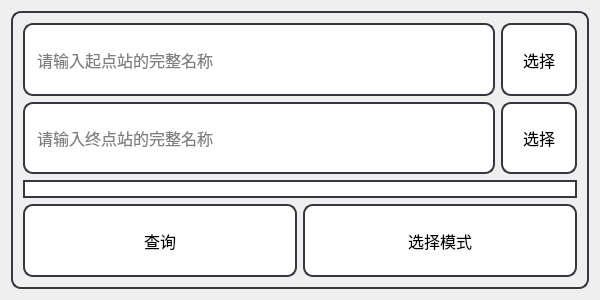
<?xml version="1.0" encoding="UTF-8"?>
<ui version="4.0">
 <class>search_dialog</class>
 <widget class="QDialog" name="search_dialog">
  <property name="windowModality">
   <enum>Qt::NonModal</enum>
  </property>
  <property name="enabled">
   <bool>true</bool>
  </property>
  <property name="geometry">
   <rect>
    <x>0</x>
    <y>0</y>
    <width>600</width>
    <height>300</height>
   </rect>
  </property>
  <property name="sizePolicy">
   <sizepolicy hsizetype="Fixed" vsizetype="Fixed">
    <horstretch>0</horstretch>
    <verstretch>6</verstretch>
   </sizepolicy>
  </property>
  <property name="font">
   <font>
    <family>黑体</family>
    <pointsize>12</pointsize>
   </font>
  </property>
  <property name="windowTitle">
   <string>鹅山通</string>
  </property>
  <property name="windowIcon">
   <iconset>
    <normaloff>icon.svg</normaloff>icon.svg</iconset>
  </property>
  <property name="layoutDirection">
   <enum>Qt::LeftToRight</enum>
  </property>
  <property name="sizeGripEnabled">
   <bool>false</bool>
  </property>
  <layout class="QVBoxLayout" name="verticalLayout" stretch="0">
   <property name="spacing">
    <number>6</number>
   </property>
   <property name="sizeConstraint">
    <enum>QLayout::SetDefaultConstraint</enum>
   </property>
   <item>
    <widget class="QGroupBox" name="verticalGroupBox">
     <property name="styleSheet">
      <string notr="true">QGroupBox {
	color: black;
	border: 2px solid #33373E; /* 边框宽度和颜色 */
	border-radius: 10px; /* 边框圆度 */;
}</string>
     </property>
     <layout class="QVBoxLayout" name="verticalLayout_2" stretch="1,1,2,1">
      <property name="leftMargin">
       <number>10</number>
      </property>
      <property name="topMargin">
       <number>10</number>
      </property>
      <property name="rightMargin">
       <number>10</number>
      </property>
      <property name="bottomMargin">
       <number>10</number>
      </property>
      <item>
       <layout class="QHBoxLayout" name="horizontalLayout_3" stretch="618,100">
        <item>
         <widget class="QLineEdit" name="startText">
          <property name="sizePolicy">
           <sizepolicy hsizetype="Minimum" vsizetype="Preferred">
            <horstretch>0</horstretch>
            <verstretch>0</verstretch>
           </sizepolicy>
          </property>
          <property name="font">
           <font>
            <family>黑体</family>
            <pointsize>12</pointsize>
           </font>
          </property>
          <property name="tabletTracking">
           <bool>true</bool>
          </property>
          <property name="styleSheet">
           <string notr="true">QLineEdit {
    border: 2px solid #33373E;      
    border-radius: 10px;            
    padding-left: 10px;             
    padding-right: 10px;            
    color: #000000;                 
    background-color: #FFFFFF;      
}
</string>
          </property>
          <property name="text">
           <string/>
          </property>
          <property name="readOnly">
           <bool>true</bool>
          </property>
          <property name="placeholderText">
           <string>请输入起点站的完整名称</string>
          </property>
          <property name="cursorMoveStyle">
           <enum>Qt::LogicalMoveStyle</enum>
          </property>
         </widget>
        </item>
        <item>
         <widget class="QPushButton" name="searchStart">
          <property name="sizePolicy">
           <sizepolicy hsizetype="Expanding" vsizetype="Expanding">
            <horstretch>0</horstretch>
            <verstretch>0</verstretch>
           </sizepolicy>
          </property>
          <property name="sizeIncrement">
           <size>
            <width>0</width>
            <height>0</height>
           </size>
          </property>
          <property name="baseSize">
           <size>
            <width>0</width>
            <height>0</height>
           </size>
          </property>
          <property name="font">
           <font>
            <family>黑体</family>
            <pointsize>12</pointsize>
           </font>
          </property>
          <property name="styleSheet">
           <string notr="true">QPushButton {
	border-radius: 10px;
	border: 2px solid #33373E;
    background-color: #FFFFFF;      
}
QPushButton:hover {
    background-color: rgb(209, 209, 209); 
}
QPushButton:pressed {
    background-color: rgb(190, 190, 190); 
}</string>
          </property>
          <property name="text">
           <string>选择</string>
          </property>
         </widget>
        </item>
       </layout>
      </item>
      <item>
       <layout class="QHBoxLayout" name="horizontalLayout_2" stretch="618,100">
        <item>
         <widget class="QLineEdit" name="endText">
          <property name="sizePolicy">
           <sizepolicy hsizetype="Minimum" vsizetype="MinimumExpanding">
            <horstretch>0</horstretch>
            <verstretch>0</verstretch>
           </sizepolicy>
          </property>
          <property name="font">
           <font>
            <family>黑体</family>
            <pointsize>12</pointsize>
           </font>
          </property>
          <property name="tabletTracking">
           <bool>true</bool>
          </property>
          <property name="styleSheet">
           <string notr="true">QLineEdit {
    border: 2px solid #33373E;      
    border-radius: 10px;            
    padding-left: 10px;             
    padding-right: 10px;            
    color: #000000;                 
    background-color: #FFFFFF;      
}</string>
          </property>
          <property name="text">
           <string/>
          </property>
          <property name="readOnly">
           <bool>true</bool>
          </property>
          <property name="placeholderText">
           <string>请输入终点站的完整名称</string>
          </property>
         </widget>
        </item>
        <item>
         <widget class="QPushButton" name="searchEnd">
          <property name="sizePolicy">
           <sizepolicy hsizetype="Minimum" vsizetype="Expanding">
            <horstretch>0</horstretch>
            <verstretch>0</verstretch>
           </sizepolicy>
          </property>
          <property name="font">
           <font>
            <family>黑体</family>
            <pointsize>12</pointsize>
           </font>
          </property>
          <property name="styleSheet">
           <string notr="true">QPushButton {
	border-radius: 10px;
	border: 2px solid #33373E;
    background-color: #FFFFFF;      
}
QPushButton:hover {
    background-color: rgb(209, 209, 209); 
}
QPushButton:pressed {
    background-color: rgb(190, 190, 190); 
}</string>
          </property>
          <property name="text">
           <string>选择</string>
          </property>
         </widget>
        </item>
       </layout>
      </item>
      <item>
       <widget class="QPushButton" name="mapOpen">
        <property name="sizePolicy">
         <sizepolicy hsizetype="Expanding" vsizetype="Fixed">
          <horstretch>0</horstretch>
          <verstretch>0</verstretch>
         </sizepolicy>
        </property>
        <property name="styleSheet">
         <string notr="true">QPushButton {
	border-radius: 10px;
	border: 2px solid #33373E;
    background-color: white;
}
QPushButton:hover {
    background-color: rgb(209, 209, 209); 
}
QPushButton:pressed {
    background-color: rgb(190, 190, 190); 
}</string>
        </property>
        <property name="text">
         <string/>
        </property>
        <property name="icon">
         <iconset>
          <normaloff>map_button.png</normaloff>map_button.png</iconset>
        </property>
        <property name="iconSize">
         <size>
          <width>500</width>
          <height>115</height>
         </size>
        </property>
        <property name="checkable">
         <bool>false</bool>
        </property>
       </widget>
      </item>
      <item>
       <layout class="QHBoxLayout" name="horizontalLayout_4" stretch="1,1">
        <property name="bottomMargin">
         <number>0</number>
        </property>
        <item>
         <widget class="QPushButton" name="search">
          <property name="sizePolicy">
           <sizepolicy hsizetype="Expanding" vsizetype="Expanding">
            <horstretch>0</horstretch>
            <verstretch>0</verstretch>
           </sizepolicy>
          </property>
          <property name="minimumSize">
           <size>
            <width>0</width>
            <height>30</height>
           </size>
          </property>
          <property name="font">
           <font>
            <family>黑体</family>
            <pointsize>12</pointsize>
           </font>
          </property>
          <property name="styleSheet">
           <string notr="true">QPushButton {
	border-radius: 10px;
	border: 2px solid #33373E;
    background-color: #FFFFFF;      
}
QPushButton:hover {
    background-color: rgb(209, 209, 209); 
}
QPushButton:pressed {
    background-color: rgb(190, 190, 190); 
}</string>
          </property>
          <property name="text">
           <string>查询</string>
          </property>
         </widget>
        </item>
        <item>
         <widget class="QPushButton" name="mode">
          <property name="sizePolicy">
           <sizepolicy hsizetype="Minimum" vsizetype="Preferred">
            <horstretch>0</horstretch>
            <verstretch>0</verstretch>
           </sizepolicy>
          </property>
          <property name="font">
           <font>
            <family>黑体</family>
            <pointsize>12</pointsize>
           </font>
          </property>
          <property name="styleSheet">
           <string notr="true">QPushButton {
	border-radius: 10px;
	border: 2px solid #33373E;
    background-color: #FFFFFF;      
}
QPushButton:hover {
    background-color: rgb(209, 209, 209); 
}
QPushButton:pressed {
    background-color: rgb(190, 190, 190); 
}</string>
          </property>
          <property name="text">
           <string>选择模式</string>
          </property>
         </widget>
        </item>
       </layout>
      </item>
     </layout>
    </widget>
   </item>
  </layout>
 </widget>
 <resources/>
 <connections/>
</ui>
